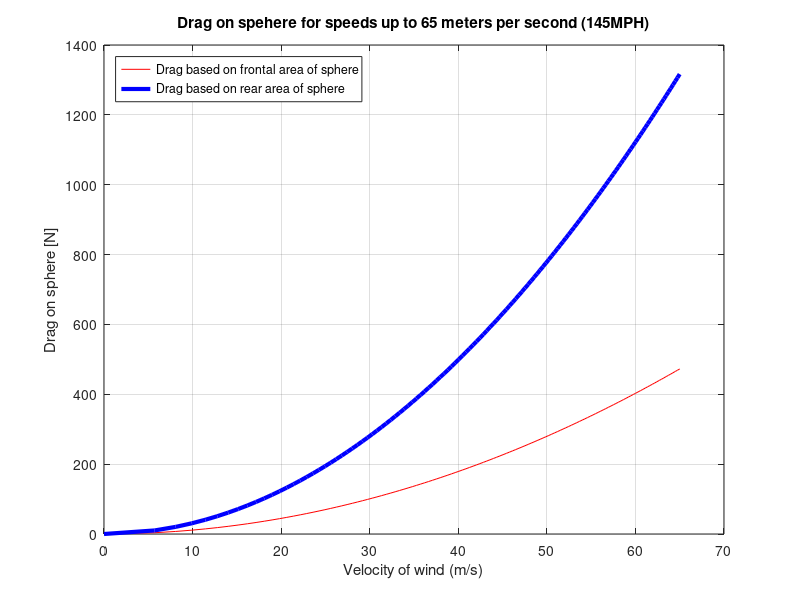

The MATLAB script that drew this image:
% Description: Program designed to code to plot the drag on a 29 inch
% diameter sphere at diffrent wind conditions up to 145mph.
% Author: Matheus Rocha Carlos
% Email: ROCHACAM@my.erau.edu
% Class: AE201 - Section 07DB
% Date: 04/05/2025
% Worked With: N/a
clear
clc

% Define the wind speed range
v = linspace(0,4225,130);

% Define the givens
A = (pi/4)*(29*0.0254)^2;
d = 1.25;
cd1 = 0.42;
cd2 = 1.17;

%find drag at different speeds
drag1 = v*((cd1*d*A)/2);
drag2 = v*((cd2*d*A)/2);

% Plot the Drag versus the wind speed
figure(1);
plot(sqrt(v), drag1, 'r', sqrt(v), drag2, 'b', 'LineWidth', 3);
xlabel('Velocity of wind (m/s)');
ylabel('Drag on sphere [N]');
title('Drag on spehere for speeds up to 65 meters per second (145MPH)');
lg=legend('Drag based on frontal area of sphere','Drag based on rear area of sphere');
set(lg,'Location','NorthWest')
grid on;
hold on;
